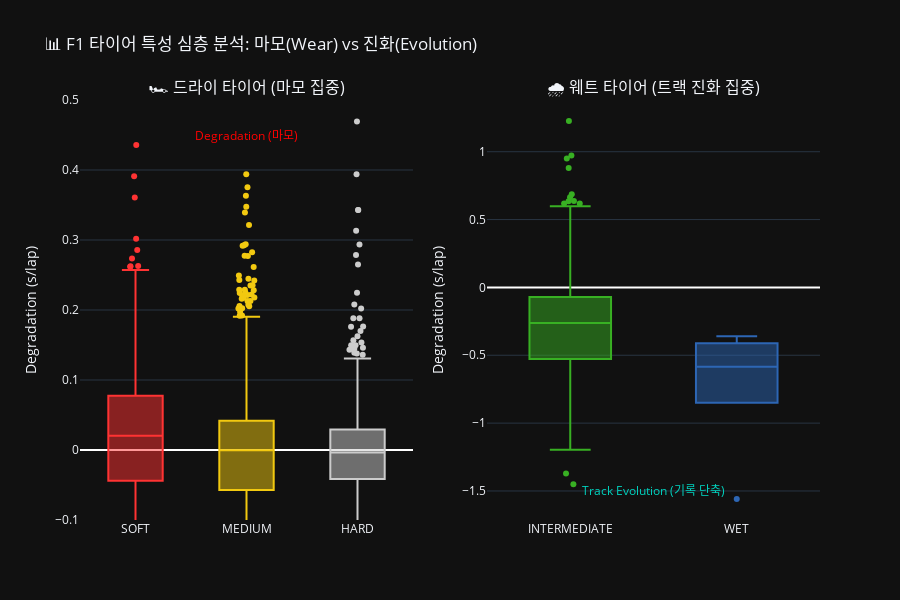

Source (notebook cell):
### Markdown cell above
- 데이터 전처리 (Data Cleansing): 세이프티카(SC), VSC, 피트 인/아웃 랩 등 비정상 주행 데이터를 필터링하고, 스틴트(Stint) 단위로 데이터를 재구조화하여 순수 주행 패턴만 추출.
- 회귀 분석 (Linear Regression): 각 스틴트별로 LapTime ~ TyreAge 선형 회귀 모델을 학습시켜, **'랩당 성능 변화율(Slope)'**을 기울기로 산출.
- 이원화 시각화 (Dual-Scale Visualization): 변동폭이 작은 드라이 타이어와 변동폭이 큰 웨트 타이어의 특성을 동시에 파악하기 위해 Y축 스케일을 분리(Subplots with Independent Scales)하여 시각화 최적화.

### Code cell
import pandas as pd
import numpy as np
from pymongo import MongoClient
import plotly.graph_objects as go
from plotly.subplots import make_subplots
from sklearn.linear_model import LinearRegression

# === [설정] ===
MONGO_URI = "mongodb://localhost:27017/"
DB_NAME = "f1_analytics_db"
YEARS = range(2023, 2026) # 2023년 이후 데이터 전수 조사

def get_all_tyre_data():
    client = MongoClient(MONGO_URI)
    db = client[DB_NAME]

    stint_data = []
    print(f"🏎️ 2023-2025 전체 타이어 데이터 분석 시작 (Wet/Inter 포함)...")

    for year in YEARS:
        # 레이스 스케줄 조회
        races = list(db.races_meta.find({"Year": year, "SessionType": "Race"}))
        print(f"   📅 {year}년 데이터 스캔 중 ({len(races)}개 경기)...")

        for race in races:
            # 랩 데이터 가져오기 (SC/VSC 제외한 정상 랩만)
            laps = list(db.laps.find({
                "Year": year, "Round": race['Round'], "SessionType": "Race",
                "IsAccurate": True
            }))
            df = pd.DataFrame(laps)

            if df.empty: continue

            # 필요한 컬럼만 선택
            df = df[['Driver', 'LapNumber', 'LapTime_Sec', 'Compound', 'TyreLife']]

            # 드라이버별 스틴트 분석
            for driver in df['Driver'].unique():
                drv_df = df[df['Driver'] == driver].sort_values("LapNumber")

                # 스틴트 구분 (수명 리셋 or 타이어 변경 감지)
                drv_df['Stint_Change'] = (drv_df['TyreLife'].diff().fillna(0) < 0) | (drv_df['Compound'] != drv_df['Compound'].shift(1))
                drv_df['Stint_ID'] = drv_df['Stint_Change'].cumsum()

                for s_id in drv_df['Stint_ID'].unique():
                    stint = drv_df[drv_df['Stint_ID'] == s_id].copy()
                    stint = stint.dropna(subset=['TyreLife', 'LapTime_Sec'])

                    # 최소 5랩 이상 주행한 유의미한 데이터만 분석
                    if len(stint) < 5: continue

                    compound = stint['Compound'].iloc[0]
                    if compound not in ['SOFT', 'MEDIUM', 'HARD', 'INTERMEDIATE', 'WET']: continue

                    # 회귀 분석 (기울기 = 마모도 추출)
                    X = stint[['TyreLife']].values.reshape(-1, 1)
                    y = stint['LapTime_Sec'].values

                    try:
                        model = LinearRegression()
                        model.fit(X, y)
                        slope = model.coef_[0]

                        # 이상치 제거 (웨트 타이어는 변동폭이 커서 범위 넓게 설정)
                        if -3.0 < slope < 3.0:
                            stint_data.append({
                                "Year": year,
                                "Circuit": race['Circuit'],
                                "Compound": compound,
                                "Degradation": slope, # 초/랩 (양수: 느려짐, 음수: 빨라짐)
                                "Laps": len(stint)
                            })
                    except: continue

    print(f"✅ 분석 완료: 총 {len(stint_data)}개의 스틴트 데이터 확보.")
    return pd.DataFrame(stint_data)

def visualize_separated_compounds(df):
    if df.empty:
        print("⚠️ 시각화할 데이터가 없습니다.")
        return

    print("🎨 타이어 특성 분리 시각화 생성 중...")

    # 데이터 분리 (Dry vs Wet)
    dry_compounds = ['SOFT', 'MEDIUM', 'HARD']
    wet_compounds = ['INTERMEDIATE', 'WET']

    df_dry = df[df['Compound'].isin(dry_compounds)]
    df_wet = df[df['Compound'].isin(wet_compounds)]

    # 타이어 색상 맵 (Pirelli 공식)
    color_map = {
        "SOFT": "#FF3333", "MEDIUM": "#F2C910", "HARD": "#CCCCCC",
        "INTERMEDIATE": "#38B023", "WET": "#2D66B4"
    }

    # 서브플롯 생성 (1행 2열)
    fig = make_subplots(
        rows=1, cols=2,
        subplot_titles=("🏎️ 드라이 타이어 (마모 집중)", "🌧️ 웨트 타이어 (트랙 진화 집중)"),
        horizontal_spacing=0.1
    )

    # === [Left] Dry Tires (Box Plot) ===
    for comp in dry_compounds:
        comp_data = df_dry[df_dry['Compound'] == comp]
        fig.add_trace(go.Box(
            y=comp_data['Degradation'],
            name=comp,
            marker=dict(color=color_map[comp]),
            boxpoints='outliers', # 이상치만 점으로 표시 (깔끔하게)
            jitter=0.3
        ), row=1, col=1)

    # === [Right] Wet Tires (Box Plot) ===
    for comp in wet_compounds:
        comp_data = df_wet[df_wet['Compound'] == comp]
        fig.add_trace(go.Box(
            y=comp_data['Degradation'],
            name=comp,
            marker=dict(color=color_map[comp]),
            boxpoints='outliers',
            jitter=0.3
        ), row=1, col=2)

    # === 레이아웃 및 축 설정 (핵심!) ===
    fig.update_layout(
        title="📊 F1 타이어 특성 심층 분석: 마모(Wear) vs 진화(Evolution)",
        template="plotly_dark",
        height=600,
        showlegend=False # 이름이 축에 나오므로 범례 숨김
    )

    # [왼쪽 Y축] 드라이 타이어용 (확대)
    # 보통 마모도는 -0.1 ~ 0.5 사이에 집중됨 -> 이 구간을 집중해서 보여줌
    fig.update_yaxes(
        title_text="Degradation (s/lap)",
        range=[-0.1, 0.5], # 여기가 핵심: 범위를 좁혀서 박스를 크게 만듦
        row=1, col=1,
        zeroline=True, zerolinewidth=2, zerolinecolor='white'
    )

    # [오른쪽 Y축] 웨트 타이어용 (전체 범위)
    # 트랙 에볼루션 때문에 -3.0까지 내려갈 수 있음 -> 넓게 보여줌
    fig.update_yaxes(
        title_text="Degradation (s/lap)",
        # range는 자동(Auto)으로 두거나 넓게 잡음
        row=1, col=2,
        zeroline=True, zerolinewidth=2, zerolinecolor='white'
    )

    # 설명 주석 추가
    fig.add_annotation(
        x=1, y=0.45, text="Degradation (마모)",
        showarrow=False, font=dict(color="red", size=12), row=1, col=1
    )
    fig.add_annotation(
        x=0.5, y=-1.5, text="Track Evolution (기록 단축)",
        showarrow=False, font=dict(color="#00D2BE", size=12), row=1, col=2
    )

    fig.show()

if __name__ == "__main__":
    df_all = get_all_tyre_data()
    visualize_separated_compounds(df_all)

### Figure 1 — Plotly figure (JSON) as saved in the notebook; plotly's stock layout.template omitted (floating-point values rounded to 4 significant figures; data arrays with more than 128 entries replaced by an {"elided": "..."} marker saying what was removed)
{"data": [{"boxpoints": "outliers", "jitter": 0.3, "marker": {"color": "#FF3333"}, "name": "SOFT", "y": {"elided": "461 float values"}, "type": "box", "xaxis": "x", "yaxis": "y"}, {"boxpoints": "outliers", "jitter": 0.3, "marker": {"color": "#F2C910"}, "name": "MEDIUM", "y": {"elided": "1245 float values"}, "type": "box", "xaxis": "x", "yaxis": "y"}, {"boxpoints": "outliers", "jitter": 0.3, "marker": {"color": "#CCCCCC"}, "name": "HARD", "y": {"elided": "1235 float values"}, "type": "box", "xaxis": "x", "yaxis": "y"}, {"boxpoints": "outliers", "jitter": 0.3, "marker": {"color": "#38B023"}, "name": "INTERMEDIATE", "y": {"elided": "202 float values"}, "type": "box", "xaxis": "x2", "yaxis": "y2"}, {"boxpoints": "outliers", "jitter": 0.3, "marker": {"color": "#2D66B4"}, "name": "WET", "y": [-0.6132, -1.559, -0.4287, -0.5845, -0.3595], "type": "box", "xaxis": "x2", "yaxis": "y2"}], "layout": {"xaxis": {"anchor": "y", "domain": [0.0, 0.45]}, "yaxis": {"anchor": "x", "domain": [0.0, 1.0], "title": {"text": "Degradation (s/lap)"}, "range": [-0.1, 0.5], "zeroline": true, "zerolinewidth": 2, "zerolinecolor": "white"}, "xaxis2": {"anchor": "y2", "domain": [0.55, 1.0]}, "yaxis2": {"anchor": "x2", "domain": [0.0, 1.0], "title": {"text": "Degradation (s/lap)"}, "zeroline": true, "zerolinewidth": 2, "zerolinecolor": "white"}, "annotations": [{"font": {"size": 16}, "showarrow": false, "text": "🏎️ 드라이 타이어 (마모 집중)", "x": 0.225, "xanchor": "center", "xref": "paper", "y": 1.0, "yanchor": "bottom", "yref": "paper"}, {"font": {"size": 16}, "showarrow": false, "text": "🌧️ 웨트 타이어 (트랙 진화 집중)", "x": 0.775, "xanchor": "center", "xref": "paper", "y": 1.0, "yanchor": "bottom", "yref": "paper"}, {"font": {"color": "red", "size": 12}, "showarrow": false, "text": "Degradation (마모)", "x": 1, "xref": "x", "y": 0.45, "yref": "y"}, {"font": {"color": "#00D2BE", "size": 12}, "showarrow": false, "text": "Track Evolution (기록 단축)", "x": 0.5, "xref": "x2", "y": -1.5, "yref": "y2"}], "title": {"text": "📊 F1 타이어 특성 심층 분석: 마모(Wear) vs 진화(Evolution)"}, "height": 600, "showlegend": false}}
